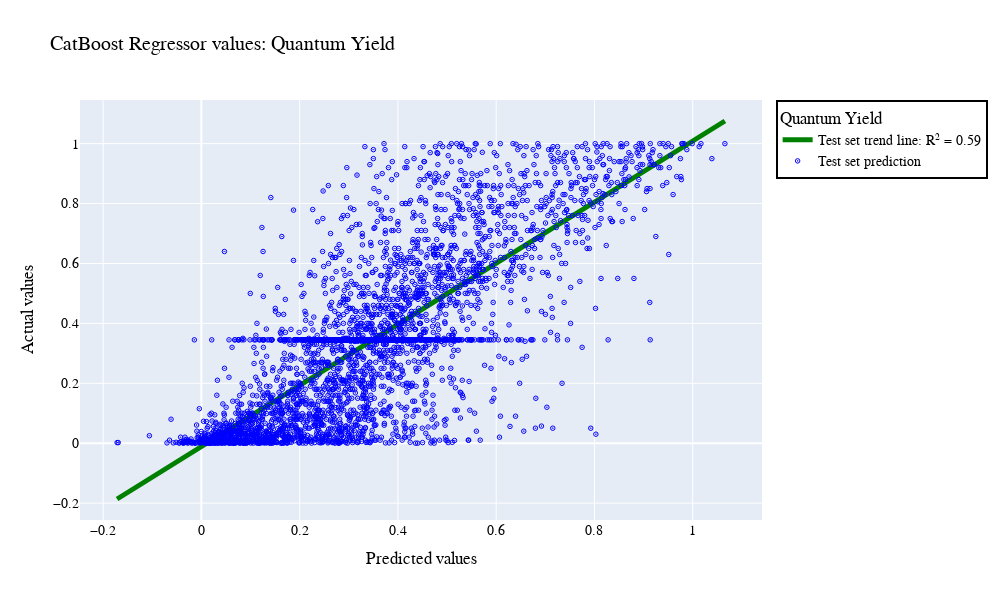

The notebook cell saved with this chart:
### Markdown cell above
## Correlation Quantum yield

### Code cell
from scipy import stats
import plotly.graph_objects as go
сat_reg_model_pred = model_y.predict(x_test_y)
slope_test, intercept_test, r_value_test, p_value_test, std_err_test = stats.linregress(сat_reg_model_pred, y_test_y)
line_test = slope_test * сat_reg_model_pred + intercept_test

cat_reg_error_plot = go.Figure()

cat_reg_error_plot.add_trace(go.Scatter(x=сat_reg_model_pred, y=line_test,\
                                       mode='lines', line_width=5, marker_color='green',\
                                        marker_symbol='triangle-down',
                                       name='Test set trend line: R\u00B2 = ' + str(round(r_value_test**2, 2))))



cat_reg_error_plot.add_trace(go.Scatter(x=сat_reg_model_pred, y=y_test_y,\
                                       mode='markers', marker_size=4.5, marker_color='blue', \
                                        marker_symbol='circle-open-dot',
                                       name='Test set prediction'))

cat_reg_error_plot.update_layout(
    width = 1000,
    height=600,
    title_text='CatBoost Regressor values: Quantum Yield',
    xaxis_title="Predicted values",
    yaxis_title="Actual values",
    font=dict(
        family="Ubuntu",
        size=14,
        color="Black"
    )
)

cat_reg_error_plot.update_layout(
    legend=dict(
        title = 'Quantum Yield',
        title_font_family="Ubuntu",
        font=dict(
            family="Ubuntu",
            size=14,
            color="black"
        ),
        bordercolor="Black",
        borderwidth=2
    )
)
cat_reg_error_plot.show()

### Figure 1 — Plotly figure (JSON) as saved in the notebook; plotly's stock layout.template omitted (floating-point values rounded to 4 significant figures; data arrays with more than 128 entries replaced by an {"elided": "..."} marker saying what was removed)
{"data": [{"line": {"width": 5}, "marker": {"color": "green", "symbol": "triangle-down"}, "mode": "lines", "name": "Test set trend line: R² = 0.59", "type": "scatter", "x": {"elided": "4040 float values"}, "y": {"elided": "4040 float values"}}, {"marker": {"color": "blue", "size": 4.5, "symbol": "circle-open-dot"}, "mode": "markers", "name": "Test set prediction", "type": "scatter", "x": {"elided": "4040 float values"}, "y": {"elided": "4040 float values"}}], "layout": {"font": {"color": "Black", "family": "Ubuntu", "size": 14}, "height": 600, "legend": {"bordercolor": "Black", "borderwidth": 2, "font": {"color": "black", "family": "Ubuntu", "size": 14}, "title": {"font": {"family": "Ubuntu"}, "text": "Quantum Yield"}}, "title": {"text": "CatBoost Regressor values: Quantum Yield"}, "width": 1000, "xaxis": {"title": {"text": "Predicted values"}}, "yaxis": {"title": {"text": "Actual values"}}}}
